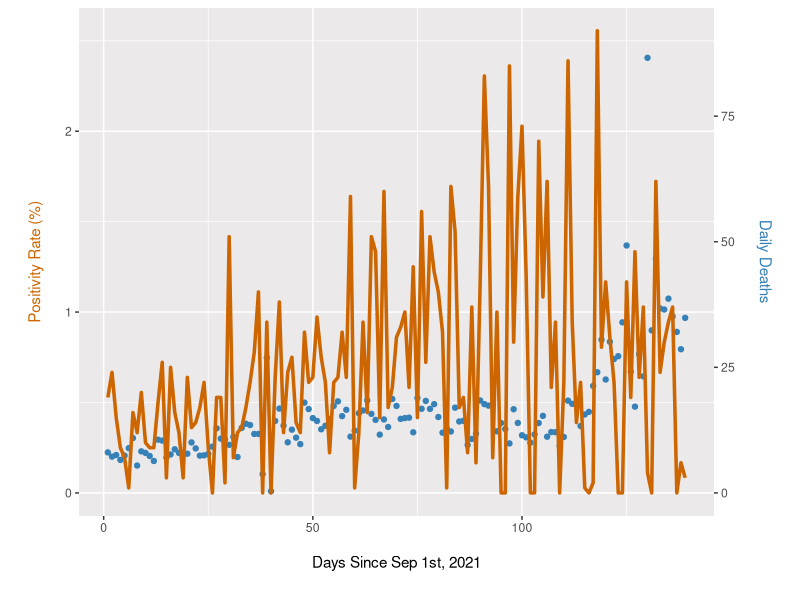

Write the R code that produced this figure.
## GEOG3023 Statistics and Geographic Data
## Homework 2: Intro to R
## University of Colorado, Boulder
## Elliot Whitehead

install.packages("tidyverse")
library("ggplot2")
library(dplyr)

# For Rolling Averages
# install.packages("zoo")
# library(zoo)

## What to submit: your R script (this file) and your plots (either as jpgs or copy and pasted into a word file)

## HINT: Use the "Introduction_to_R" file as the first place to look if you're not sure how to do something!

# The enclosed 'ColoradoCovidRecent.csv' file contains the basic covid statistics for the state of Colorado since September 1st, 2021
# The following is the description of each column:
# Date: each day of record
# DayNumber: Days since September 1st
# State: Colorado
# death: accumulative number of death till each day
# deathIncrease: new confirmed death on each day
# positive: accumulative number of positive cases till each day
# positiveIncrease: new confirmed positive cases on each day
# totalTestResults: accumulative number of test conducted till that day
# totalTestResultsIncrease: new tests on each day

# Here is the code to load the csv file
# Note, please first check where the file ColoradoCovidRecent.csv file located. 
# You may have to set your working directory to that location (where R looks for files by default)
# before opening the file (you can go to Tools -> GlobalOptions -> General to set the default working directory)
# OR you can set it with setwd() (see bottom of Introduction_to_R script)
covid = read.csv('lab_02/ColoradoCovidRecent.csv')

# Question 1 (25pts): Please find which date has:
# 1: the most increased death and 
index_of_max_deaths <- which.max(covid$deathIncrease)
cat("Date of greatest increase in deaths:", covid[index_of_max_deaths,]$Date)

# 2: which date has the most increased positive cases
index_of_max_pos_inc <- which.max(covid$positiveIncrease)
cat("Date of greatest increase in Positive Tests: ", covid[index_of_max_pos_inc,]$Date)

# 3: and which date has the most tests
index_of_max_tests <- which.max(covid$totalTestResultsIncrease)
print(index_of_max_tests)
cat("Date of greatest number of tests: ", covid[index_of_max_tests,]$Date)




# Question 2 (25pts): In the data frame 'covid', please add a new column called 'positivityRate' to show the daily positive rate (positiveIncrease/totalTestResultsIncrease)
positive_inc <- covid$positiveIncrease
total_test_results_inc <- covid$totalTestResultsIncrease

positivity_rate <- positive_inc / total_test_results_inc
covid["positivityRate"] <- positivity_rate


# Question 3 (25pts): Based on the variable you added in Question 2, please plot:
#(a) the daily positivity rate over time
#(b) the daily deaths over time (this isn't a new variable, it was already there)

# TODO: Pair labels and data with matching colors
# TODO: would be nice to average positivity rate across 7 days.


# ggplot() + geom_line(data=covid, aes(dayNumber, positivityRate)) + ggtitle("COVID Positivty Rate: Sep 01, 2021 to Jan 17, 2022") + xlab("Days Since Sep 1st, 2021") + ylab("Positivity Rate") + geom_line(data=covid, aes(dayNumber, covid$deathIncrease/36 ))

y_axis_scaling_factor <- 36

ggplot(covid, aes(x=dayNumber)) +
  geom_point(aes(y=positivity_rate), color="#3581B8") +
  geom_line(aes(y=deathIncrease / y_axis_scaling_factor), color="darkorange3", size=1.2) +
  xlab("Days Since Sep 1st, 2021") +
  scale_y_continuous(
    "Positivity Rate (%)",
    sec.axis = sec_axis(~ . * y_axis_scaling_factor, name="Daily Deaths")
  ) +
  theme(panel.background = element_rect(fill = "#EBE9E9")) +
  theme(axis.title.y = element_text(color="darkorange3", margin = margin(t = 0, r = 15, b = 0, l = 15))) +
  theme(axis.title.y.right = element_text(color="#3581B8", margin = margin(t = 0, r = 15, b = 0, l = 15))) +
  theme(axis.title.x = element_text(margin = margin(t=15, b=15)))


# Then, in the comments interpret the trends over the time

# As the data moves toward 




# Question 4 (25pts): Make a histogram of the daily positivity rate
# Is the distribution left-skewed, right-skewed, or fairly symmetric? Answer in the comments





# End! Once you're done, make sure to save this script (File -> Save)
# Then you can copy and paste your plots into a word file or save them as image files 
# by clicking the "Export" button in the Plots pane
# On Canvas, you'll submit this file and your 4 plots:
# 1. Daily positivity rate over time
# 2. Daily deaths over time
# 3. Your histogram of the daily positivity rate